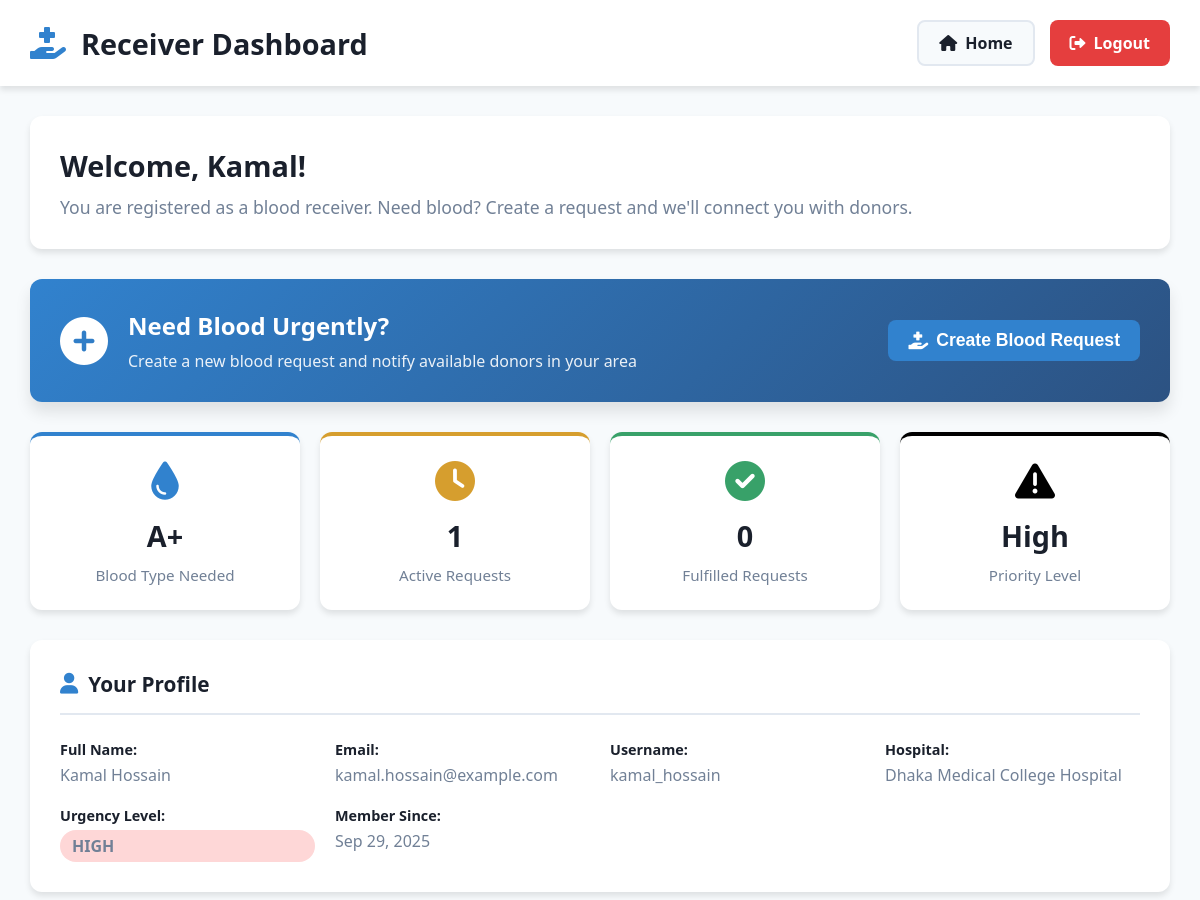
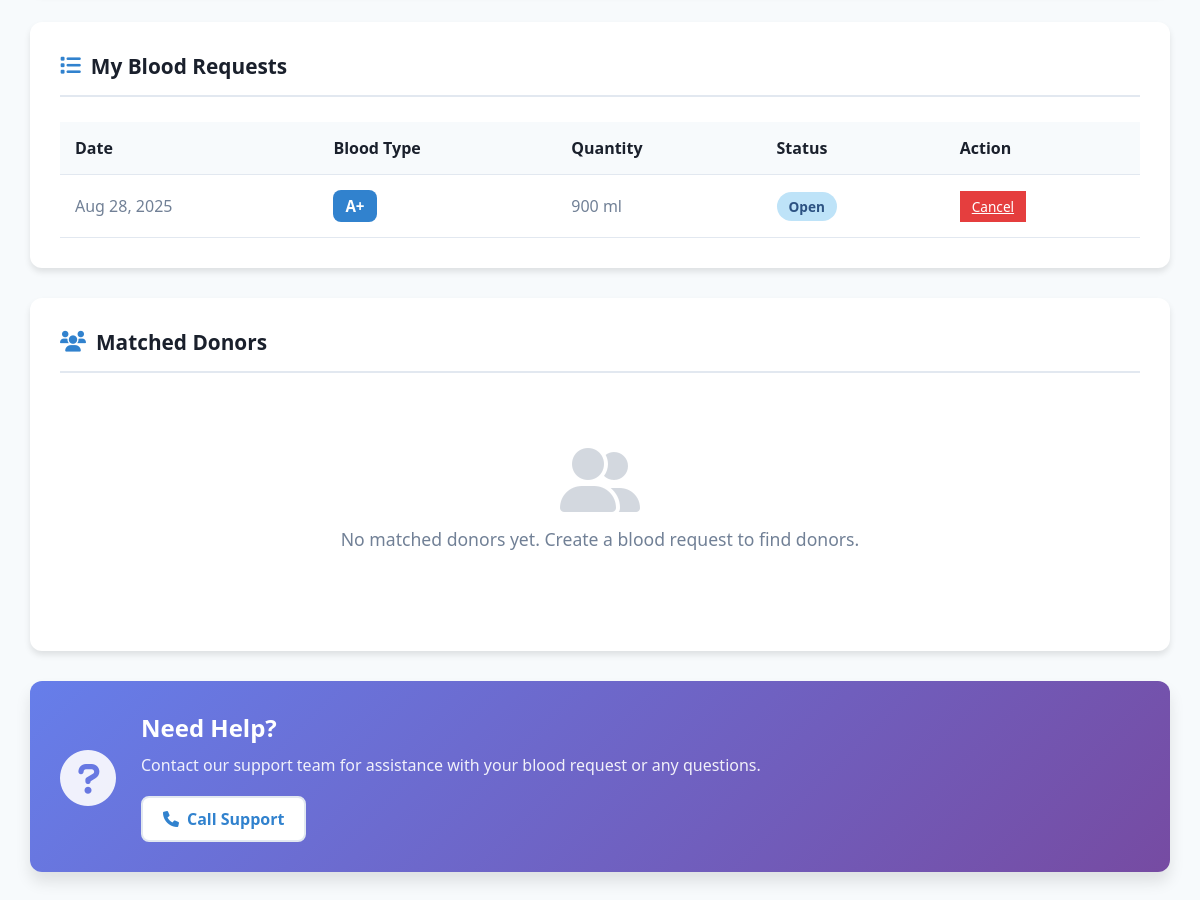
Screenshot of /receiver/dashboard.php (signed in) with the database file from the repository (2 pictures, top to bottom).
### tables this page shows
CREATE TABLE `recipients` (
  `id` int(11) NOT NULL,
  `user_id` int(11) NOT NULL,
  `blood_type_id` int(11) NOT NULL,
  `urgency_level` enum('Low','Medium','High') NOT NULL,
  `hospital` varchar(100) DEFAULT NULL
);

CREATE TABLE `users` (
  `id` int(11) NOT NULL,
  `first_name` varchar(100) NOT NULL,
  `last_name` varchar(100) NOT NULL,
  `username` varchar(50) NOT NULL,
  `password` varchar(255) NOT NULL,
  `email` varchar(100) NOT NULL,
  `role` enum('donor','recipient') NOT NULL,
  `created_at` timestamp NOT NULL DEFAULT current_timestamp()
);

CREATE TABLE `blood_types` (
  `id` int(11) NOT NULL,
  `type` enum('A+','A-','B+','B-','AB+','AB-','O+','O-') NOT NULL
);

CREATE TABLE `requests` (
  `id` int(11) NOT NULL,
  `recipient_id` int(11) NOT NULL,
  `blood_type_id` int(11) NOT NULL,
  `quantity_ml` int(11) NOT NULL,
  `request_date` date NOT NULL,
  `status` enum('Open','Fulfilled','Canceled') NOT NULL
);

### receiver/dashboard.php (the view, shortened to what this page needs)
<?php
require_once '../config/db_connection.php';
$user_id = $_SESSION['user_id'];
$user_query = "SELECT u.*, rec.urgency_level, rec.hospital, bt.type as blood_type_needed
               FROM users u
               JOIN recipients rec ON u.id = rec.user_id
               JOIN blood_types bt ON rec.blood_type_id = bt.id
               WHERE u.id = ?";
$stmt = $conn->prepare($user_query);
$stmt->bind_param("i", $user_id);
$stmt->execute();
$result = $stmt->get_result();
$user = $result->fetch_assoc();
$recipient_query = "SELECT id FROM recipients WHERE user_id = ?";
$stmt = $conn->prepare($recipient_query);
$stmt->bind_param("i", $user_id);
$stmt->execute();
$recipient_result = $stmt->get_result();
$recipient_data = $recipient_result->fetch_assoc();
$recipient_id = $recipient_data['id'];
$my_requests_query = "SELECT r.*, bt.type as blood_type
                      FROM requests r
                      JOIN blood_types bt ON r.blood_type_id = bt.id
                      WHERE r.recipient_id = ?
                      ORDER BY r.request_date DESC";
$stmt = $conn->prepare($my_requests_query);
$stmt->bind_param("i", $recipient_id);
$stmt->execute();
$my_requests_result = $stmt->get_result();
$active_count_query = "SELECT COUNT(*) as active_count
                       FROM requests
                       WHERE recipient_id = ? AND status = 'Open'";
$stmt = $conn->prepare($active_count_query);
$stmt->bind_param("i", $recipient_id);
$stmt->execute();
$active_count_result = $stmt->get_result();
$active_count = $active_count_result->fetch_assoc();
$fulfilled_count_query = "SELECT COUNT(*) as fulfilled_count
                          FROM requests
                          WHERE recipient_id = ? AND status = 'Fulfilled'";
$stmt = $conn->prepare($fulfilled_count_query);
$stmt->bind_param("i", $recipient_id);
$stmt->execute();
$fulfilled_count_result = $stmt->get_result();
$fulfilled_count = $fulfilled_count_result->fetch_assoc();
$matches_query = "SELECT r.id as response_id, r.response_date, r.status as response_status,
                         don.age, u.first_name, u.last_name, bt.type as blood_type
                  FROM responses r
                  JOIN requests req ON r.request_id = req.id
                  JOIN donors don ON r.donor_id = don.id
                  JOIN users u ON don.user_id = u.id
                  JOIN blood_types bt ON don.blood_type_id = bt.id
                  WHERE req.recipient_id = ?
                  ORDER BY r.response_date DESC
                  LIMIT 5";
$stmt = $conn->prepare($matches_query);
$stmt->bind_param("i", $recipient_id);
$stmt->execute();
$matches_result = $stmt->get_result();
?>
<!DOCTYPE html>
<html lang="en">
<head>
    <link rel="stylesheet" href="receiver_style.css">
    <link href="https://cdnjs.cloudflare.com/ajax/libs/font-awesome/6.0.0/css/all.min.css" rel="stylesheet">
</head>
<body>
    <div class="dashboard-container">
        <div class="dashboard-header">
            <div class="dashboard-title">
                <i class="fas fa-hand-holding-medical"></i>
                <h1>Receiver Dashboard</h1>
            </div>
            <div class="dashboard-nav">
                <a href="../index.html" class="btn btn-secondary">
                    <i class="fas fa-home"></i> Home
                </a>
                <a href="logout.php" class="btn btn-danger">
                    <i class="fas fa-sign-out-alt"></i> Logout
                </a>
            </div>
        </div>
        <div class="dashboard-content">
            <div class="welcome-card">
                <h2>Welcome, <?php echo htmlspecialchars($user['first_name']); ?>!</h2>
                <p>You are registered as a blood receiver. Need blood? Create a request and we'll connect you with donors.</p>
            </div>
            <div class="quick-action-card">
                <div class="action-content">
                    <i class="fas fa-plus-circle"></i>
                    <div>
                        <h3>Need Blood Urgently?</h3>
                        <p>Create a new blood request and notify available donors in your area</p>
                    </div>
                </div>
                <button class="btn btn-primary btn-large" onclick="window.location.href='create_request.php'">
                    <i class="fas fa-hand-holding-medical"></i> Create Blood Request
                </button>
            </div>
            <div class="stats-grid">
                <div class="stat-card primary">
                    <i class="fas fa-tint"></i>
                    <h3><?php echo $user['blood_type_needed']; ?></h3>
                    <p>Blood Type Needed</p>
                </div>
                <div class="stat-card warning">
                    <i class="fas fa-clock"></i>
                    <h3><?php echo $active_count['active_count']; ?></h3>
                    <p>Active Requests</p>
                </div>
                <div class="stat-card success">
                    <i class="fas fa-check-circle"></i>
                    <h3><?php echo $fulfilled_count['fulfilled_count']; ?></h3>
                    <p>Fulfilled Requests</p>
                </div>
                <div class="stat-card info">
                    <i class="fas fa-exclamation-triangle"></i>
                    <h3><?php echo ucfirst($user['urgency_level']); ?></h3>
                    <p>Priority Level</p>
                </div>
            </div>
            <div class="section-card">
                <div class="section-header">
                    <h3><i class="fas fa-user"></i> Your Profile</h3>
                </div>
                <div class="profile-grid">
                    <div class="profile-item"><strong>Full Name:</strong>
                        <span><?php echo htmlspecialchars($user['first_name'] . ' ' . $user['last_name']); ?></span>
                    </div>
                    <div class="profile-item"><strong>Email:</strong>
                        <span><?php echo htmlspecialchars($user['email']); ?></span>
                    </div>
                    <div class="profile-item"><strong>Username:</strong>
                        <span><?php echo htmlspecialchars($user['username']); ?></span>
                    </div>
                    <div class="profile-item"><strong>Hospital:</strong>
                        <span><?php echo htmlspecialchars($user['hospital']); ?></span>
                    </div>
                    <div class="profile-item"><strong>Urgency Level:</strong>
                        <span class="urgency-badge urgency-<?php echo strtolower($user['urgency_level']); ?>">
                            <?php echo $user['urgency_level']; ?>
                        </span>
                    </div>
                    <div class="profile-item"><strong>Member Since:</strong>
                        <span><?php echo date('M d, Y', strtotime($user['created_at'])); ?></span>
                    </div>
                </div>
            </div>
            <div class="section-card">
                <div class="section-header">
                    <h3><i class="fas fa-list"></i> My Blood Requests</h3>
                </div>
                <?php if ($my_requests_result->num_rows > 0): ?>
                    <div class="table-responsive">
                        <table class="data-table">
                            <thead>
                                <tr>
                                    <th>Date</th>
                                    <th>Blood Type</th>
                                    <th>Quantity</th>
                                    <th>Status</th>
                                    <th>Action</th>
                                </tr>
                            </thead>
                            <tbody>
                                <?php while ($request = $my_requests_result->fetch_assoc()): ?>
                                    <tr>
                                        <td><?php echo date('M d, Y', strtotime($request['request_date'])); ?></td>
                                        <td><span class="blood-type-badge"><?php echo $request['blood_type']; ?></span></td>
                                        <td><?php echo $request['quantity_ml']; ?> ml</td>
                                        <td><span class="status-badge status-<?php echo strtolower($request['status']); ?>">
                                                <?php echo $request['status']; ?>
                                            </span></td>
                                        <td>
                                            <?php if ($request['status'] == 'Open'): ?>
                                                <a href="admin.php?cancel_id=<?php echo $request['id']; ?>"
                                                   class="btn-small btn-danger"
                                                   onclick="return confirm('Cancel this request?');">
                                                   Cancel
                                                </a>
                                            <?php else: ?>
                                                <span class="text-muted">-</span>
                                            <?php endif; ?>
                                        </td>
                                    </tr>
                                <?php endwhile; ?>
                            </tbody>
                        </table>
                    </div>
                <?php endif; ?>
            </div>
            <div class="section-card">
                <div class="section-header">
                    <h3><i class="fas fa-users"></i> Matched Donors</h3>
                </div>
                <?php if ($matches_result->num_rows > 0): ?>
                    <div class="donors-list">
                        <?php while ($match = $matches_result->fetch_assoc()): ?>
                            <div class="donor-card">
                                <div class="donor-avatar">
                                    <i class="fas fa-user"></i>
                                </div>
                                <div class="donor-info">
                                    <h4><?php echo htmlspecialchars($match['first_name'] . ' ' . $match['last_name']); ?></h4>
                                    <p><i class="fas fa-tint"></i> Blood Type: <strong><?php echo $match['blood_type']; ?></strong></p>
                                    <p><i class="fas fa-calendar"></i> Responded: <?php echo date('M d, Y', strtotime($match['response_date'])); ?></p>
                                    <p><i class="fas fa-info-circle"></i> Status: <?php echo $match['response_status']; ?></p>
                                </div>
                                <div class="donor-badge">
                                    <i class="fas fa-check-circle"></i>
                                    <span>Matched</span>
                                </div>
                            </div>
                        <?php endwhile; ?>
                    </div>
                <?php else: ?>
                    <div class="empty-state">
                        <i class="fas fa-user-friends"></i>
                        <p>No matched donors yet. Create a blood request to find donors.</p>
                    </div>
                <?php endif; ?>
            </div>
            <div class="help-card">
                <div class="help-icon">
                    <i class="fas fa-question-circle"></i>
                </div>
                <div class="help-content">
                    <h3>Need Help?</h3>
                    <p>Contact our support team for assistance with your blood request or any questions.</p>
                    <a href="tel:+880170000000" class="btn btn-secondary">
                        <i class="fas fa-phone"></i> Call Support
                    </a>
                </div>
            </div>
        </div>
    </div>
</body>
</html>

### rows the page displays
recipients: user.first_name "Kamal", blood_type.type "A+", urgency_level "High", user.last_name "Kamal Hossain", user.email "kamal.hossain@example.com", user.username "kamal_hossain", hospital "Dhaka Medical College Hospital", urgency_level "HIGH", user.created_at "Sep 29, 2025"
requests: request_date "Aug 28, 2025", blood_type.type "A+", quantity_ml "900", status "Open"

### other values shown
$active_count['active_count'] "1"
$fulfilled_count['fulfilled_count'] "0"
